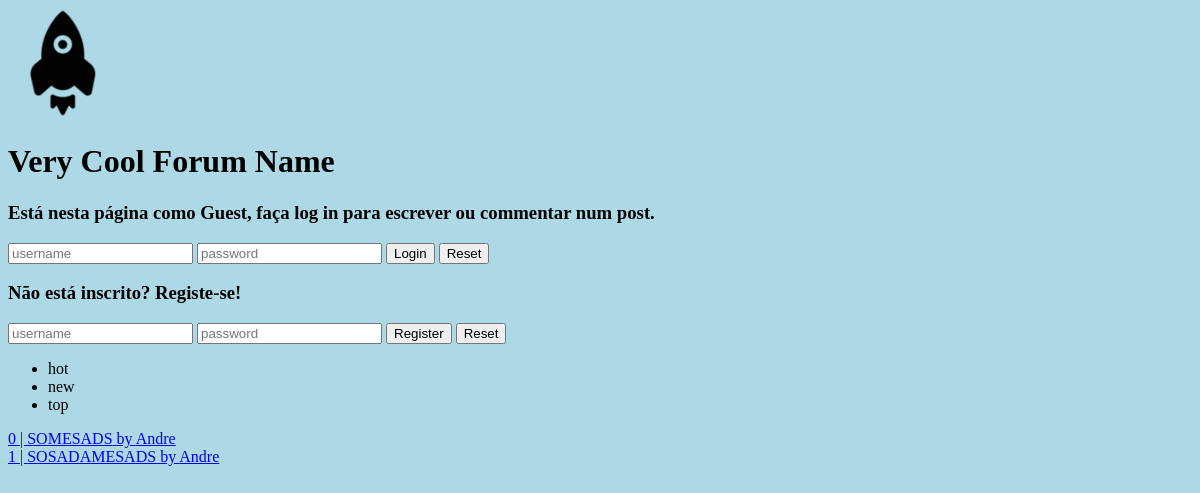
The page /pages/frontpage.php on the database as committed earlier.
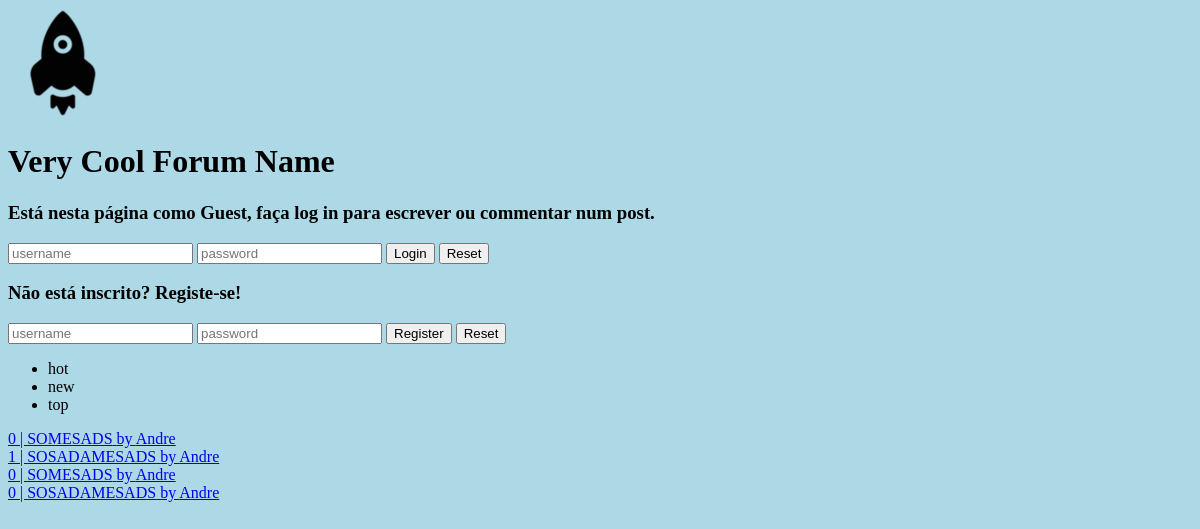
The same page on the database as committed later.
### tables this page shows
CREATE TABLE posts
(
    postID INTEGER UNIQUE NOT NULL PRIMARY KEY,
    title VARCHAR NOT NULL,
    content VARCHAR,
    type VARCHAR,
    dateWritten DATETIME,
    username INTEGER REFERENCES users Not NULL
);

### templates/post.php (called while the page is built, shortened)
<?php
include_once "../templates/auth.php";
include_once "../templates/default.php";
function getVotesPost($id){
    $db = Database::getInstance()->db();
    $stmt = $db->prepare('SELECT * FROM votes WHERE commentID = ?');
    $stmt->execute(array($id));
    $result = $stmt->fetchAll();
    $votes = 0;
    foreach ($result as $row) {
    if($row['positive'] == 1)
        $votes = $votes+1;
    else $votes = $votes - 1;
    }
    return $votes;
}
?>

### pages/frontpage.php (the view, shortened to what this page needs)
<?php
include_once "../templates/auth.php";
include_once "../templates/default.php";
include_once "../templates/post.php";
draw_header();
draw_content();
draw_posts();
function draw_posts(){
    $db = Database::getInstance()->db();
    $stmt = $db->prepare('SELECT * FROM posts');
    $stmt->execute();
    $result = $stmt->fetchAll();
    foreach ($result as $row) {
    $votes = getVotesPost($row['postID']);
    echo '<a href = "../pages/viewPost.php?id='.$row['postID'].'">'. $votes. " | " .$row['title'] . '</a>';
    echo '<a href = "../pages/viewProfile.php?username='.$row['username'].'">'. " by " .$row['username'] . '</a>';
    echo "<br>";
}
}
?>

### templates/default.php (shortened to what this page needs)
<?php function draw_header() {
?>
<!DOCTYPE html>
<html lang="en-US">
<head>
    <link href="style.css" rel="stylesheet">
</head>
<body>
    <header>
        <a href="../pages/frontpage.php"><img src="images/rocket_icon.png" alt="A rocket, site icon"></a>
        <h1 id="forumTitle">Very Cool Forum Name</h1>
    </header>
    <?php
    include_once "../templates/auth.php";
   if (!isset($_SESSION['username'])){
       draw_login();
       draw_register();
   }
       else draw_logged_in();
    ?>
</body>
</html>
<?php } ?>
<?php function draw_content() {
?>
 <nav id="sort">
        <ul>
            <li>hot</li>
            <li>new</li>
            <li>top</li>
        </ul>
<?php
                              } ?>

### templates/auth.php (shortened to what this page needs)
<?php function draw_login() {
?>
  <section id="login">
    <h3>Está nesta página como Guest, faça log in para escrever ou commentar num post. </h3>
    <form method="post" action="../actions/act_login.php">
      <input type="text" name="username" placeholder="username" required>
      <input type="password" name="password" placeholder="password" required>
      <input type="submit" value="Login">
      <input type="reset">
    </form>
  </section>
<?php } ?>
<?php function draw_register() {
?>
  <section id="register">
    <h3>Não está inscrito? Registe-se!</h3>
    <form method="post" action="../actions/act_register.php">
      <input type="text" name="username" placeholder="username" required>
      <input type="password" name="password" placeholder="password" required>
      <input type="submit" value="Register">
      <input type="reset">
    </form>
  </section>
<?php } ?>

### pages/style.css (style rules this page uses)
body { background-color: #ADD8E6; }

Rows that differ between the two databases and show on the page:
added posts: votes "0", title "SOMESADS", username "Andre"
added posts: votes "0", title "SOSADAMESADS", username "Andre"
